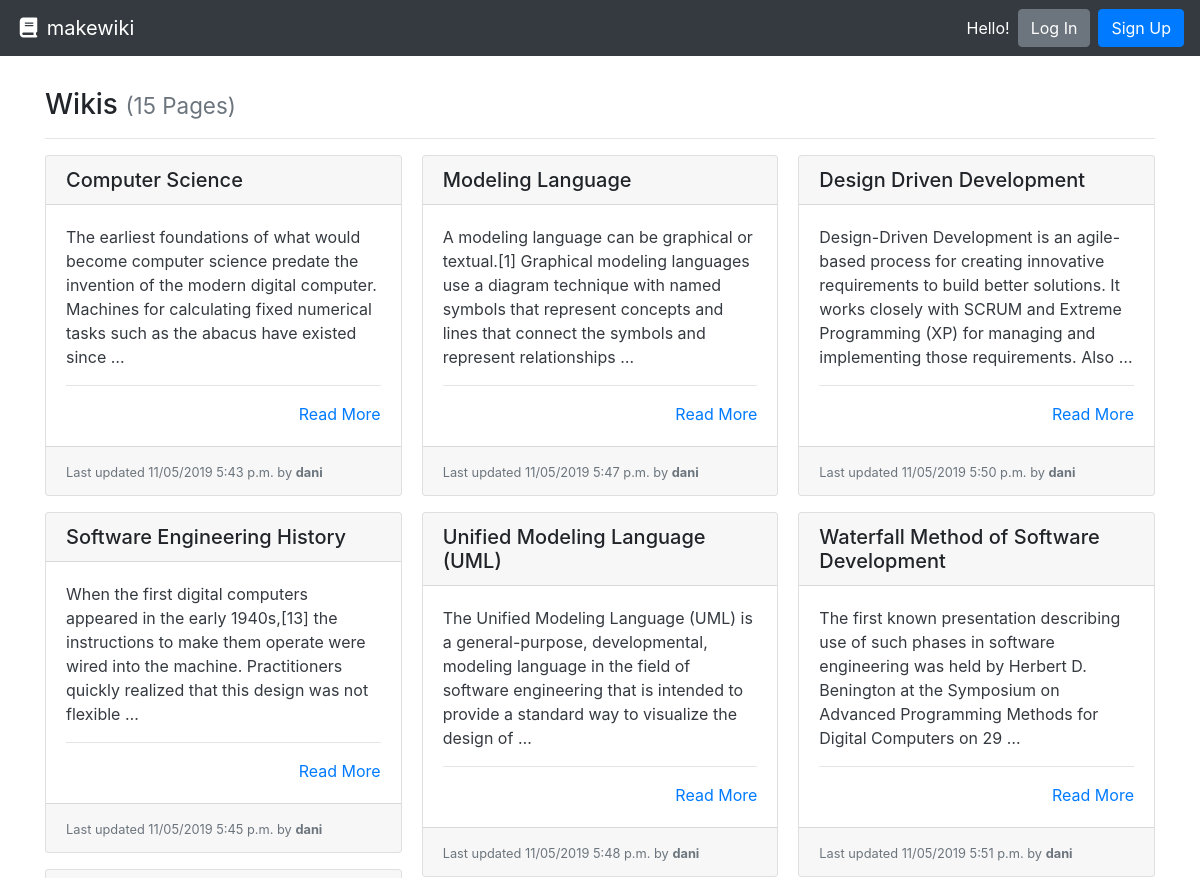
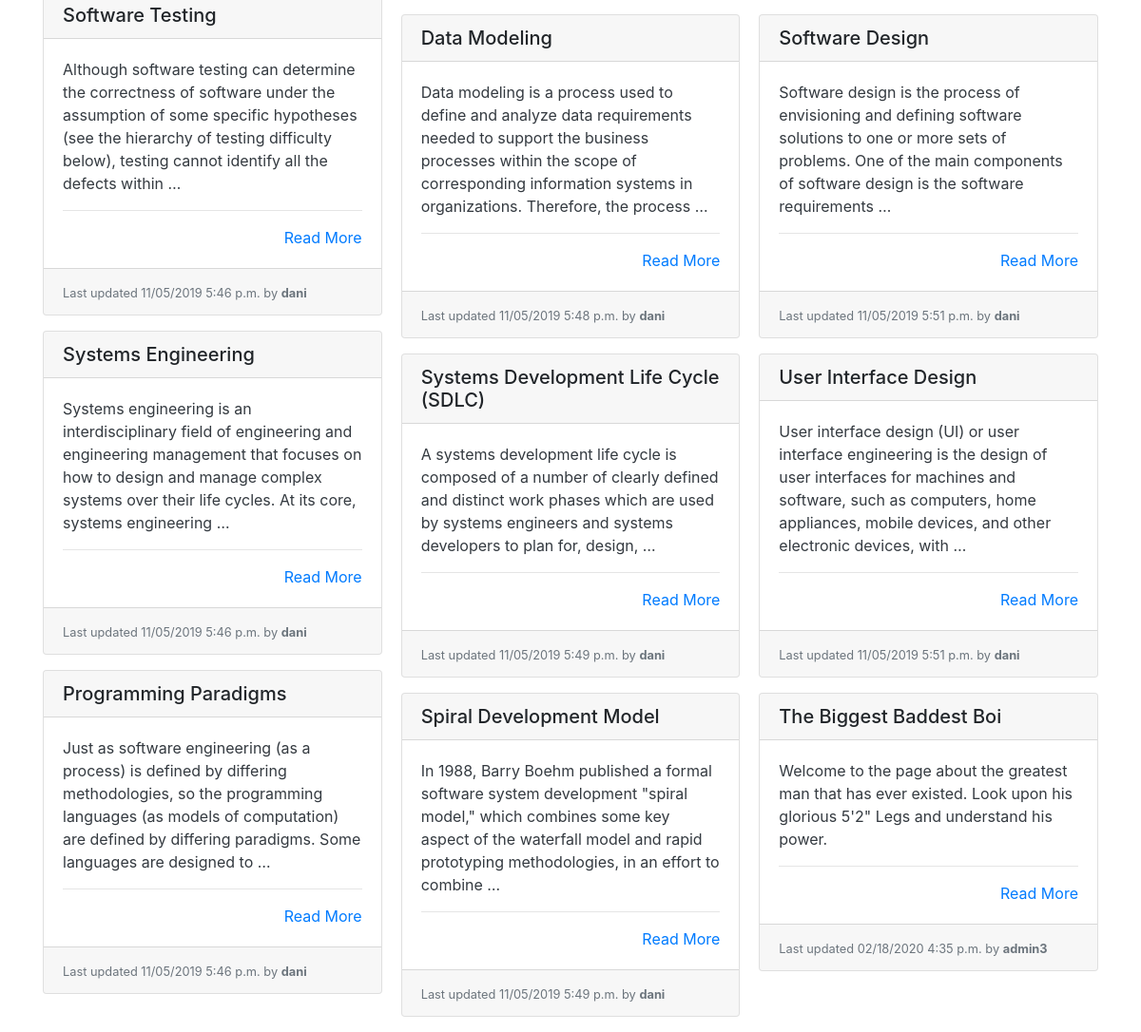
The app's page /, older data (2 pictures, top to bottom).
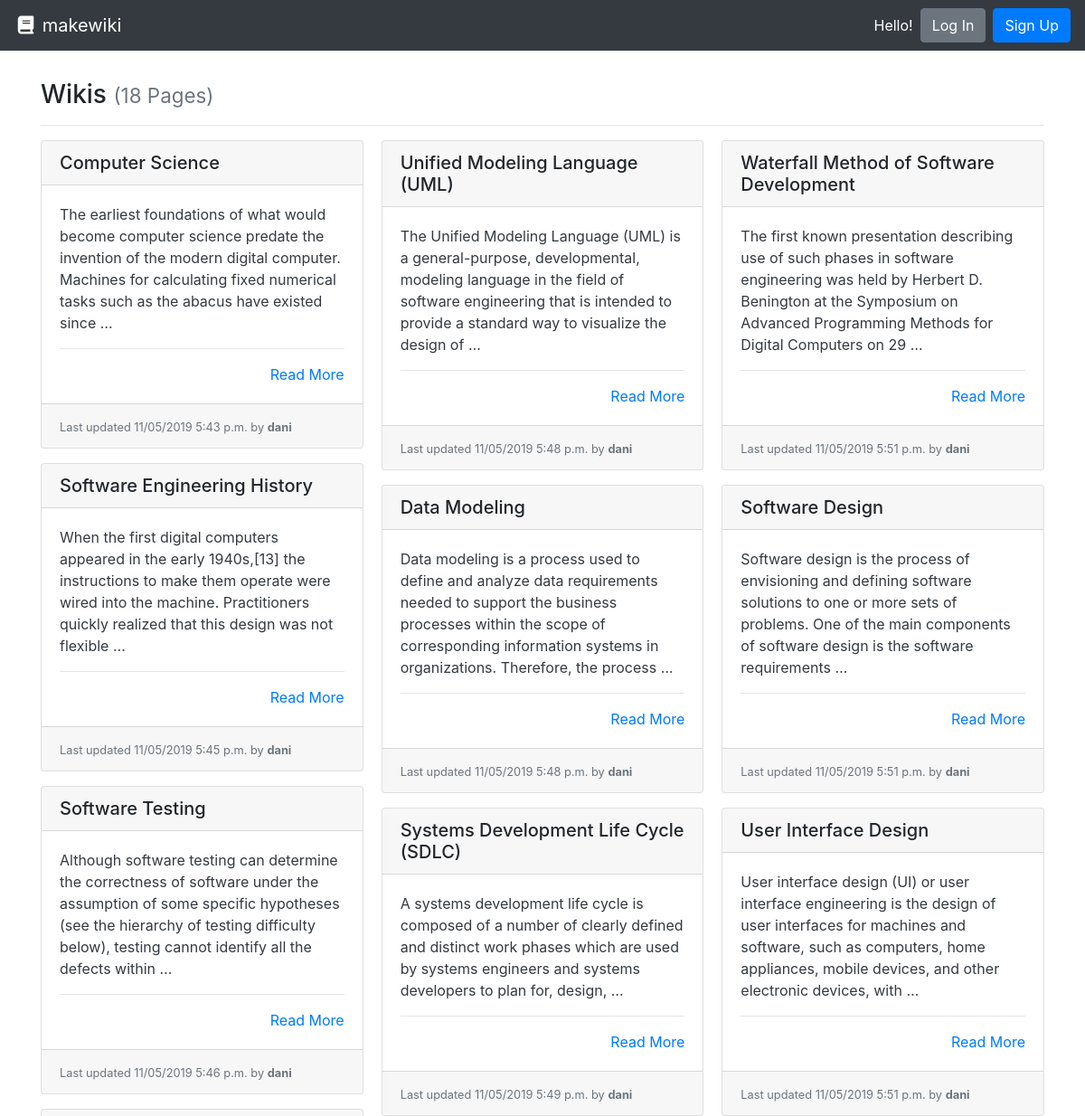
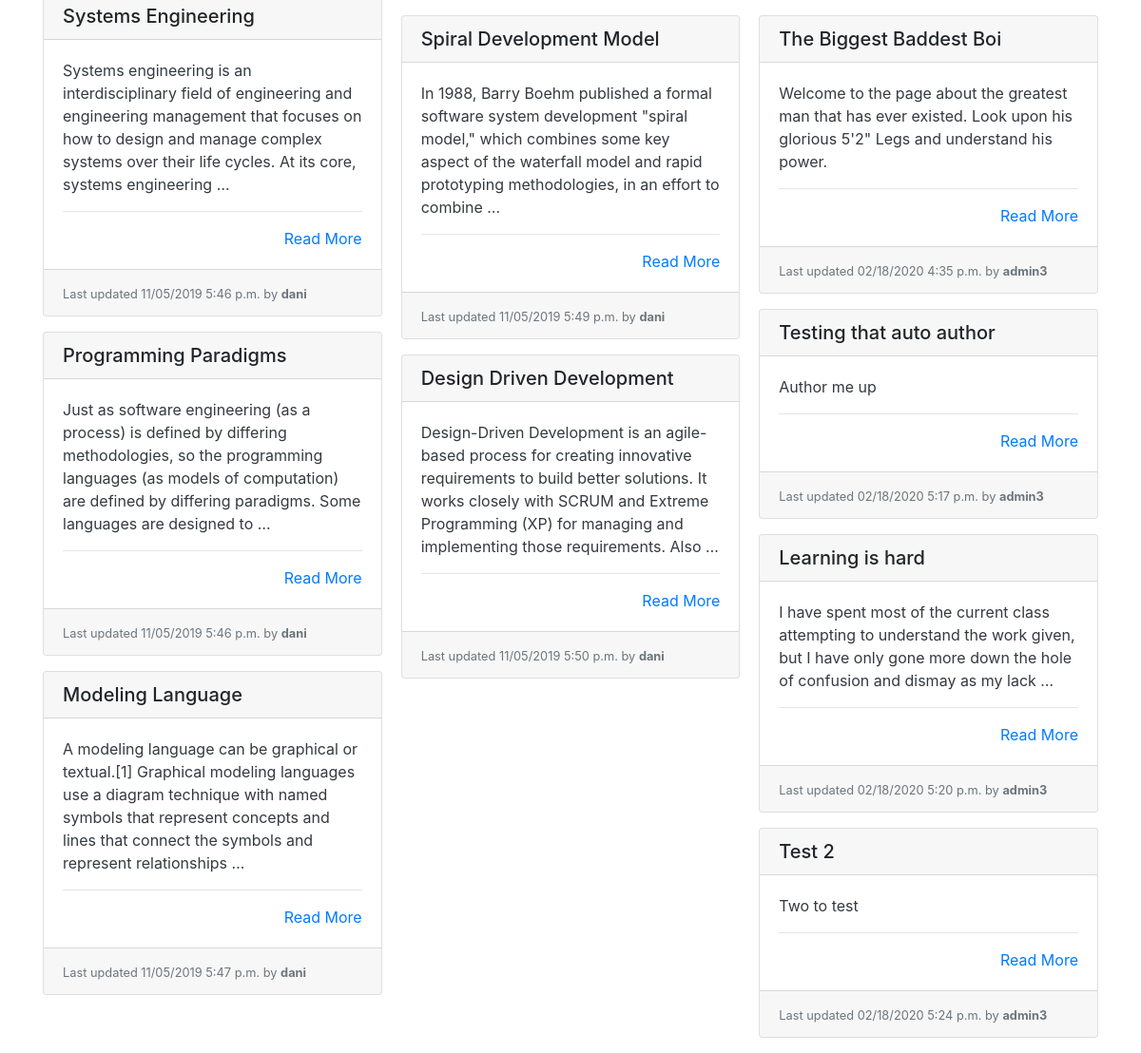
The same page, newer data (2 pictures, top to bottom).
### wiki/models.py (models this page shows, shortened)
class Page(models.Model):
    title = models.CharField(max_length=settings.WIKI_PAGE_TITLE_MAX_LENGTH, unique=True,
                             help_text="Title of your page.")
    author = models.ForeignKey(User, on_delete=models.PROTECT,
                               help_text="The user that posted this article.")
    slug = models.CharField(max_length=settings.WIKI_PAGE_TITLE_MAX_LENGTH, blank=True, editable=False,
                            help_text="Unique URL path to access this page. Generated by the system.")
    content = models.TextField(
        help_text="Write the content of your page here.")
    created = models.DateTimeField(auto_now_add=True,
                                   help_text="The date and time this page was created. Automatically generated when the model saves.")
    modified = models.DateTimeField(auto_now=True,
                                    help_text="The date and time this page was updated. Automatically generated when the model updates.")

### wiki/views.py (the view)
# urls.py: path('', PageListView.as_view(), name='wiki-list-page'),
class PageListView(ListView):
    model = Page
    def get(self, request):
        pages = self.get_queryset().all()
        return render(request, 'list.html', {
          'pages': pages
        })

### wiki/templates/list.html
{% extends "base.html" %}
{% block content %}
  <h3>Wikis {% if pages %}<small class="text-muted">({{ pages|length }} Page{{ pages|length|pluralize:"s" }})</small>{% endif %}</h3>
  <hr>
  {% if pages %}
    <div class="card-columns">
      {% for page in pages %}
        {% include "partials/card.html" %}
      {% endfor %}
    </div>
  {% else %}
    <div class="alert alert-primary" role="alert">No pages to display.</div>
  {% endif %}
{% endblock %}

### templates/base.html (shortened to what this page needs)
<!doctype html>
<html lang="en">
  <head>
    <link rel="stylesheet" href="https://stackpath.bootstrapcdn.com/bootstrap/4.3.1/css/bootstrap.min.css"
>
  </head>
  <body>
    <nav class="navbar navbar-expand-md navbar-dark bg-dark">
      <a class="navbar-brand" href="{% url 'wiki-list-page' %}"><i class="fas fa-fw fa-book"></i> makewiki</a>
      <form class="form-inline ml-auto">
        {% if user.is_authenticated %}
            <div class="text-white">Hello, <strong>{{ user.username }}</strong>!</div>
            <a href="{% url 'new' %}" class="btn btn-success ml-4">New Page</a>
            <a href="{% url 'logout' %}" class="btn btn-danger ml-2">Log Out</a>
        {% else %}
            <div class="text-white">Hello!</div>
            <a href="{% url 'login' %}" class="btn btn-secondary ml-2">Log In</a>
            <a href="{% url 'signup' %}" class="btn btn-primary ml-2">Sign Up</a>
        {% endif %}
      </form>
    </nav>
    <main role="main" class="container" style="margin-top: 4vh;">
      {% block content %}{% endblock %}
    </main>
  </body>

### wiki/templates/partials/card.html
<div class="card mb-3">
  <h5 class="card-header ">{{ page.title }}</h5>
  <div class="card-body border-dark">
    <p class="card-text text-dark">
      {{ page.content|truncatewords_html:30 }}
      <hr>
      <div class="text-right"><a href="{% url 'wiki-details-page' page.slug %}" title="Read More">Read More</a></div>
  </div>
  <div class="card-footer">
    <small class="text-muted">Last updated {{ page.modified|date:"SHORT_DATETIME_FORMAT" }} by <b>{{ page.author.username }}</b></small>
  </div>
</div>

Row changes from the older to the newer data that the page shows:
added Page: title "Testing that auto author", content "Author me up", modified "02/18/2020 5:17 p.m.", author.username "admin3"
added Page: title "Learning is hard", content "I have spent most of the current class attempting to understand the work given, but I have only gone more down the hole of confusion and dismay as my lack …", modified "02/18/2020 5:20 p.m.", author.username "admin3"
added Page: title "Test 2", content "Two to test", modified "02/18/2020 5:24 p.m.", author.username "admin3"
Text that changed along with them:
{{ pages|length }}: "15" → "18"
